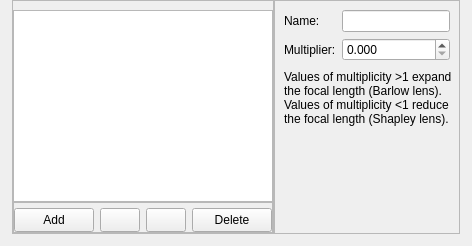
        <widget class="QWidget" name="lensesTab">
         <attribute name="title">
          <string>Lenses</string>
         </attribute>
         <layout class="QHBoxLayout" name="horizontalLayout_4">
          <property name="spacing">
           <number>0</number>
          </property>
          <property name="leftMargin">
           <number>12</number>
          </property>
          <property name="topMargin">
           <number>0</number>
          </property>
          <property name="rightMargin">
           <number>12</number>
          </property>
          <property name="bottomMargin">
           <number>12</number>
          </property>
          <item>
           <widget class="QFrame" name="lensListFrame">
            <property name="frameShape">
             <enum>QFrame::StyledPanel</enum>
            </property>
            <property name="frameShadow">
             <enum>QFrame::Raised</enum>
            </property>
            <layout class="QVBoxLayout" name="verticalLayout_10">
             <property name="spacing">
              <number>0</number>
             </property>
             <property name="leftMargin">
              <number>0</number>
             </property>
             <property name="rightMargin">
              <number>0</number>
             </property>
             <property name="bottomMargin">
              <number>0</number>
             </property>
             <item>
              <widget class="QListView" name="lensListView">
               <property name="editTriggers">
                <set>QAbstractItemView::NoEditTriggers</set>
               </property>
               <property name="isWrapping" stdset="0">
                <bool>false</bool>
               </property>
               <property name="resizeMode">
                <enum>QListView::Fixed</enum>
               </property>
               <property name="viewMode">
                <enum>QListView::ListMode</enum>
               </property>
              </widget>
             </item>
             <item>
              <widget class="QFrame" name="lensButtonsFrame">
               <property name="frameShape">
                <enum>QFrame::StyledPanel</enum>
               </property>
               <property name="frameShadow">
                <enum>QFrame::Raised</enum>
               </property>
               <layout class="QHBoxLayout" name="horizontalLayout_3">
                <property name="leftMargin">
                 <number>0</number>
                </property>
                <property name="topMargin">
                 <number>5</number>
                </property>
                <property name="rightMargin">
                 <number>0</number>
                </property>
                <property name="bottomMargin">
                 <number>0</number>
                </property>
                <item>
                 <widget class="QPushButton" name="addLens">
                  <property name="minimumSize">
                   <size>
                    <width>0</width>
                    <height>24</height>
                   </size>
                  </property>
                  <property name="text">
                   <string>Add</string>
                  </property>
                 </widget>
                </item>
                <item>
                 <widget class="QPushButton" name="pushButtonMoveLensUp">
                  <property name="sizePolicy">
                   <sizepolicy hsizetype="Fixed" vsizetype="Fixed">
                    <horstretch>0</horstretch>
                    <verstretch>0</verstretch>
                   </sizepolicy>
                  </property>
                  <property name="minimumSize">
                   <size>
                    <width>24</width>
                    <height>24</height>
                   </size>
                  </property>
                  <property name="icon">
                   <iconset resource="../../../../data/gui/guiRes.qrc">
                    <normaloff>:/graphicGui/spinup.png</normaloff>:/graphicGui/spinup.png</iconset>
                  </property>
                 </widget>
                </item>
                <item>
                 <widget class="QPushButton" name="pushButtonMoveLensDown">
                  <property name="sizePolicy">
                   <sizepolicy hsizetype="Fixed" vsizetype="Fixed">
                    <horstretch>0</horstretch>
                    <verstretch>0</verstretch>
                   </sizepolicy>
                  </property>
                  <property name="minimumSize">
                   <size>
                    <width>24</width>
                    <height>24</height>
                   </size>
                  </property>
                  <property name="icon">
                   <iconset resource="../../../../data/gui/guiRes.qrc">
                    <normaloff>:/graphicGui/spindown.png</normaloff>:/graphicGui/spindown.png</iconset>
                  </property>
                 </widget>
                </item>
                <item>
                 <widget class="QPushButton" name="deleteLens">
                  <property name="minimumSize">
                   <size>
                    <width>0</width>
                    <height>24</height>
                   </size>
                  </property>
                  <property name="text">
                   <string>Delete</string>
                  </property>
                 </widget>
                </item>
               </layout>
              </widget>
             </item>
            </layout>
           </widget>
          </item>
          <item>
           <widget class="QFrame" name="LensData">
            <property name="frameShape">
             <enum>QFrame::StyledPanel</enum>
            </property>
            <property name="frameShadow">
             <enum>QFrame::Raised</enum>
            </property>
            <layout class="QVBoxLayout" name="verticalLayout_9">
             <property name="spacing">
              <number>0</number>
             </property>
             <property name="leftMargin">
              <number>0</number>
             </property>
             <property name="topMargin">
              <number>0</number>
             </property>
             <property name="rightMargin">
              <number>0</number>
             </property>
             <property name="bottomMargin">
              <number>0</number>
             </property>
             <item>
              <widget class="QFrame" name="frame_2">
               <layout class="QFormLayout" name="gridLayout_3">
                <item row="0" column="0">
                 <widget class="QLabel" name="label_7">
                  <property name="text">
                   <string>Name:</string>
                  </property>
                 </widget>
                </item>
                <item row="0" column="1">
                 <widget class="QLineEdit" name="lensName">
                  <property name="baseSize">
                   <size>
                    <width>100</width>
                    <height>22</height>
                   </size>
                  </property>
                  <property name="maxLength">
                   <number>50</number>
                  </property>
                 </widget>
                </item>
                <item row="1" column="0">
                 <widget class="QLabel" name="label_13">
                  <property name="text">
                   <string>Multiplier:</string>
                  </property>
                 </widget>
                </item>
                <item row="1" column="1">
                 <widget class="QDoubleSpinBox" name="lensMultiplier">
                  <property name="decimals">
                   <number>3</number>
                  </property>
                  <property name="maximum">
                   <double>9.000000000000000</double>
                  </property>
                  <property name="singleStep">
                   <double>0.010000000000000</double>
                  </property>
                 </widget>
                </item>
               </layout>
              </widget>
             </item>
             <item>
              <widget class="QLabel" name="lensNote">
               <property name="toolTip">
                <string notr="true"/>
               </property>
               <property name="statusTip">
                <string notr="true"/>
               </property>
               <property name="accessibleName">
                <string notr="true"/>
               </property>
               <property name="accessibleDescription">
                <string notr="true"/>
               </property>
               <property name="text">
                <string>Values of multiplicity &gt;1 expand the focal length (Barlow lens). Values of multiplicity &lt;1 reduce the focal length (Shapley lens).</string>
               </property>
               <property name="textFormat">
                <enum>Qt::AutoText</enum>
               </property>
               <property name="scaledContents">
                <bool>false</bool>
               </property>
               <property name="wordWrap">
                <bool>true</bool>
               </property>
               <property name="indent">
                <number>9</number>
               </property>
              </widget>
             </item>
             <item>
              <spacer name="verticalSpacer_4">
               <property name="orientation">
                <enum>Qt::Vertical</enum>
               </property>
               <property name="sizeHint" stdset="0">
                <size>
                 <width>20</width>
                 <height>40</height>
                </size>
               </property>
              </spacer>
             </item>
            </layout>
           </widget>
          </item>
         </layout>
        </widget>
